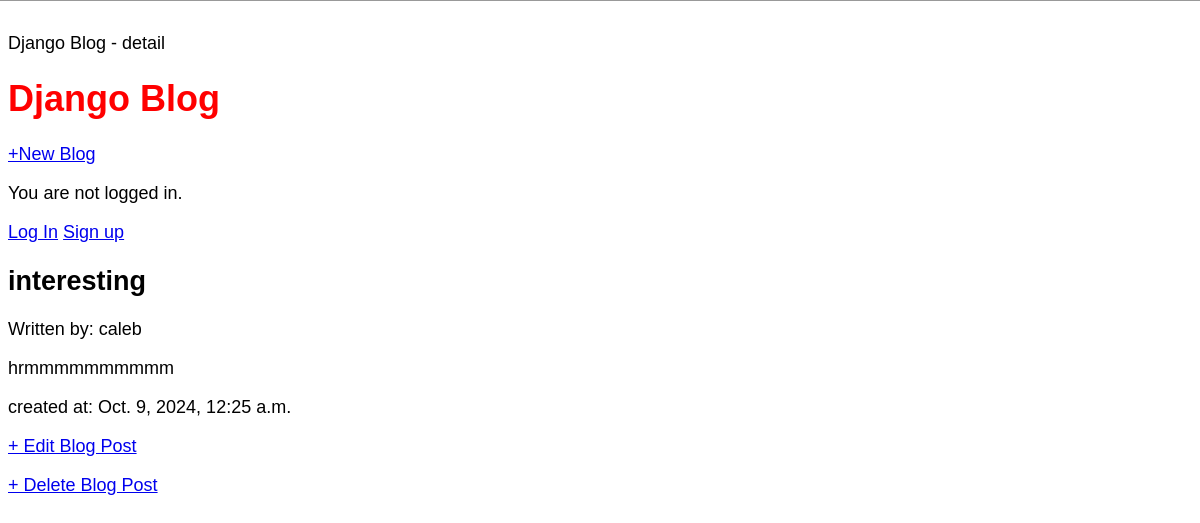
/post/5/, run on the app's committed database.
### blog/models.py (models this page shows, shortened)
class Post(models.Model):
    title = models.CharField(max_length=200)
    author = models.ForeignKey("auth.User", on_delete=models.CASCADE, related_name="posts")
    body = models.TextField()
    create = models.DateTimeField(auto_now_add=True)
    update = models.DateTimeField(auto_now=True)

### blog/views.py (the view)
# urls.py: path("post/<int:pk>/", BlogDetialView.as_view(), name="post_detail"),
class BlogDetialView(DetailView):
    model = Post
    template_name = "post_detail.html"

### Templates/post_detail.html
{% extends "base.html" %}
{% block title %}
  detail
{% endblock title %}
{% block contents %}
  <div class = "post-entery">
  <h2>{{post.title}}</h2>
  <p>Written by: {{post.author}}</p>
  <p>{{post.body}}</p>
  <p>created at: {{post.create}}</p>
  </div>
  <p><a href = "{% url 'post_edit' post.pk%}">+ Edit Blog Post</a></p>
  <p><a href = "{% url 'post_delete' post.pk%}">+ Delete Blog Post</a></p>
{% endblock contents %}

### static/css/base.css (style rules this page uses)
body { font-family: "Source Sans Pro", sans-serif; font-size: 18px; }

### data on the page
Post: title "interesting", author "caleb", body "hrmmmmmmmmmm", create "Oct. 9, 2024, 12:25 a.m."
